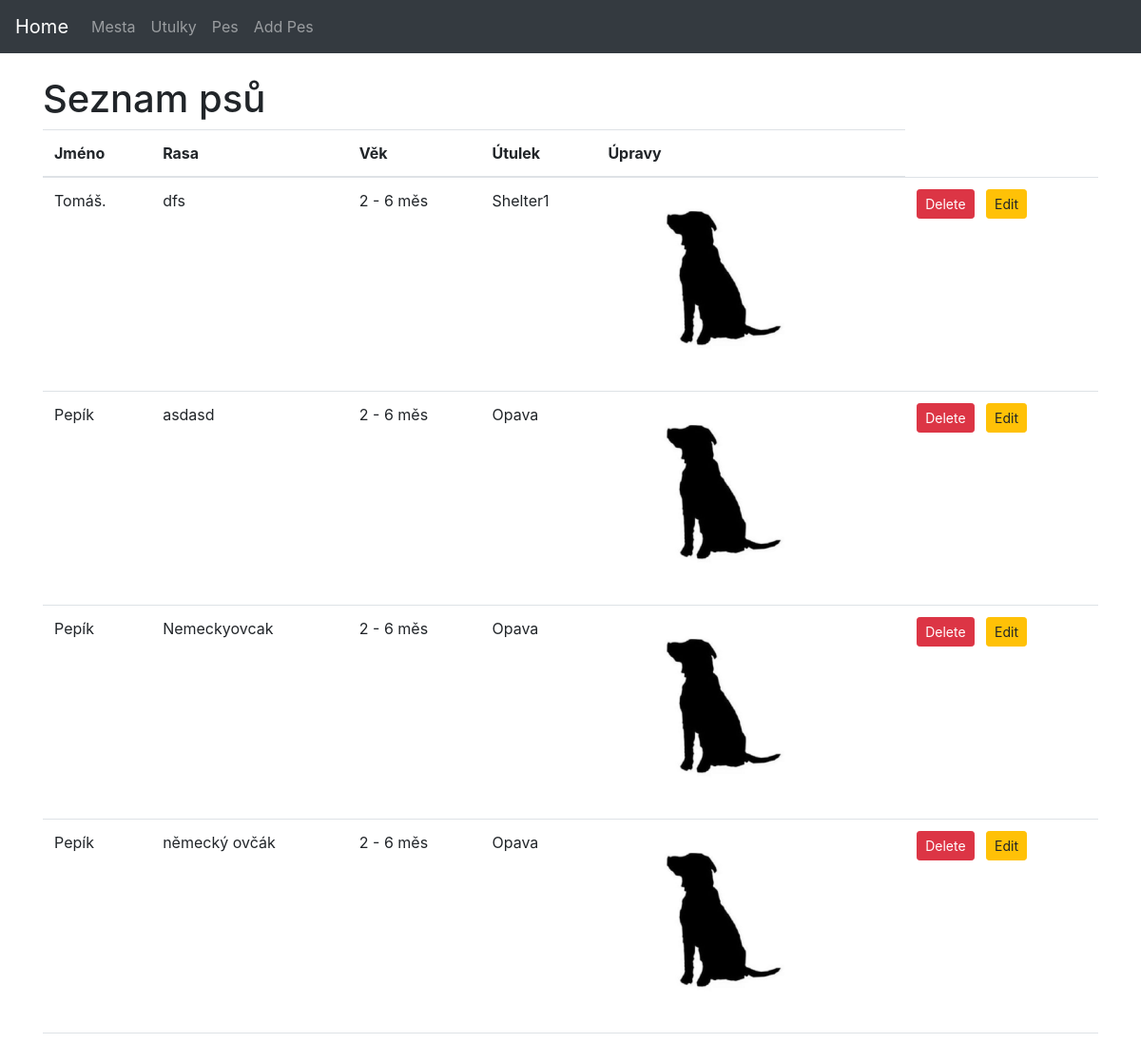
The page /pes (upper part) on the database as committed earlier.
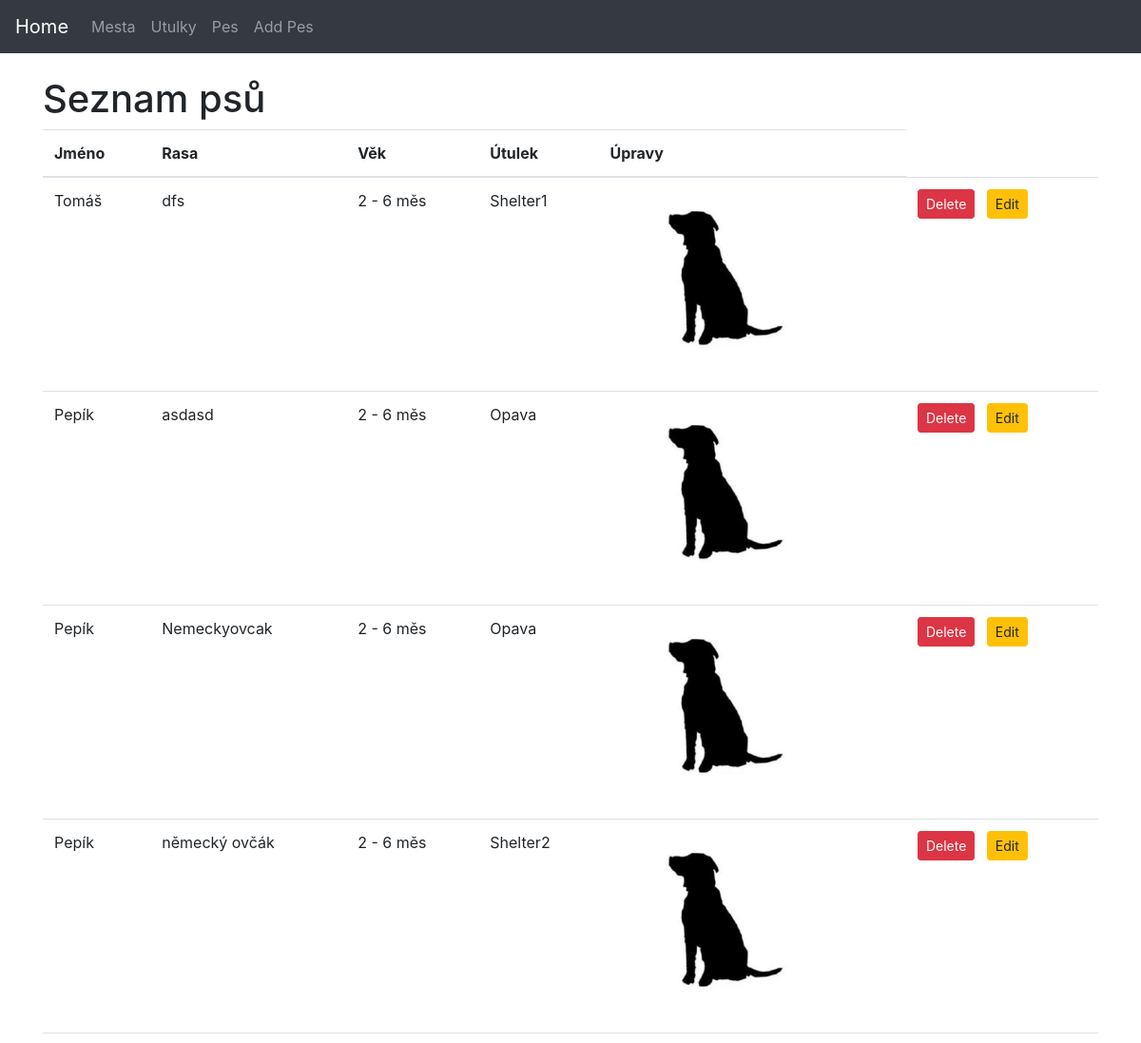
The same page on the database as committed later.
### website/models.py (models this page shows, shortened)
class Pes(db.Model):
    idpes = db.Column(db.Integer, primary_key=True)
    ockovani = db.Column(db.Enum('Ano', 'Ne', name='ockovani_enum'), nullable=True)
    jmeno = db.Column(db.String(45), nullable=False)
    rasa = db.Column(db.String(45))
    vek = db.Column(db.Enum('2 - 6 měs', '6 měs - 2 roky', '2 - 8 let', '8 a více', name='vek_enum'), nullable=True)
    velikost = db.Column(db.Enum('maly', 'stredni', 'velky', name='velikost_enum'), nullable=True)
    stav = db.Column(db.Enum('kastrovany', 'handicapovany', 'akutni adoptce', name='stav_enum'), nullable=True)
    pohlavi = db.Column(db.Enum('Pes', 'Fena', name='pohlavi_enum'), nullable=True)
    popis = db.Column(db.String(200))
    fotografie = db.Column(db.String(100), nullable=False, default='default.jpeg')
    utulek_nazev = db.Column(db.String(45), db.ForeignKey('utulek.nazev'), nullable=False)
    utulek = db.relationship('Utulek', backref=db.backref('pes', lazy=True))
    __table_args__ = (
        CheckConstraint('ockovani IN ("Ano", "Ne")'),
        CheckConstraint('vek IN ("2 - 6 měs", "6 měs - 2 roky", "2 - 8 let", "8 a více")'),
        CheckConstraint('velikost IN ("maly", "stredni", "velky")'),
        CheckConstraint('stav IN ("kastrovany", "handicapovany", "akutni adoptce")'),
        CheckConstraint('pohlavi IN ("Pes", "Fena")'),
    )

### website/views.py (the view)
@app.route('/pes')
def show_pes():
    pes_entries = Pes.query.all()
    return render_template('pes.html', pes_entries=pes_entries)

### website/templates/pes.html (shortened to what this page needs)
<!DOCTYPE html>
<html lang="en">
<head>
    <link rel="stylesheet" href="https://stackpath.bootstrapcdn.com/bootstrap/4.5.2/css/bootstrap.min.css">
</head>
<body>
    {% include 'navbar.html' %}
    <div class="container mt-4">
        <h1>Seznam psů</h1>
        <table class="table">
            <thead>
                <tr>
                    <th>Jméno</th>
                    <th>Rasa</th>
                    <th>Věk</th>
                    <th>Útulek</th>
                    <th>Úpravy</th>
                </tr>
            </thead>
            <tbody>
                {% for pes in pes_entries %}
                <tr>
                    <td>{{ pes.jmeno }}</td>
                    <td>{{ pes.rasa }}</td>
                    <td>{{ pes.vek }}</td>
                    <td>{{ pes.utulek_nazev }}</td>
                    <td>
                    {% if pes.fotografie %}
                    <div class="rounded-circle">
                        <img src="{{ url_for('static', filename='img/' + pes.fotografie) }}" alt="Dog Picture" style="width: 200px; height: 200px; object-fit: cover">
                    </div>
                     {% endif %}
                    </td>
                    <td>
                        <form method="post" action="{{ url_for('delete_pes', id=pes.idpes) }}" style="display: inline;">
                            <button type="submit" class="btn btn-danger btn-sm">Delete</button>
                        </form>
                        <a href="{{ url_for('edit_pes', id=pes.idpes) }}" class="btn btn-warning btn-sm ml-2">Edit</a>
                    </td>
                </tr>
                {% endfor %}
            </tbody>
        </table>
    </div>
</body>
</html>

### website/templates/navbar.html (shortened to what this page needs)
<nav class="navbar navbar-expand-lg navbar-dark bg-dark">
    <a class="navbar-brand" href="/">Home</a>
    <div class="collapse navbar-collapse" id="navbarNav">
      <ul class="navbar-nav">
        <li class="nav-item">
          <a class="nav-link" href="/mesta">Mesta</a>
        </li>
        <li class="nav-item">
          <a class="nav-link" href="/utulky">Utulky</a>
        </li>
        <li class="nav-item">
          <a class="nav-link" href="/pes">Pes</a>
        </li>
        <li class="nav-item">
          <a class="nav-link" href="/pes/add">Add Pes</a>
        </li>
      </ul>
    </div>
  </nav>

Rows that differ between the two databases and show on the page:
changed Pes "dfs": jmeno "Tomáš." → "Tomáš"
changed Pes "německý ovčák": utulek_nazev "Opava" → "Shelter2"
